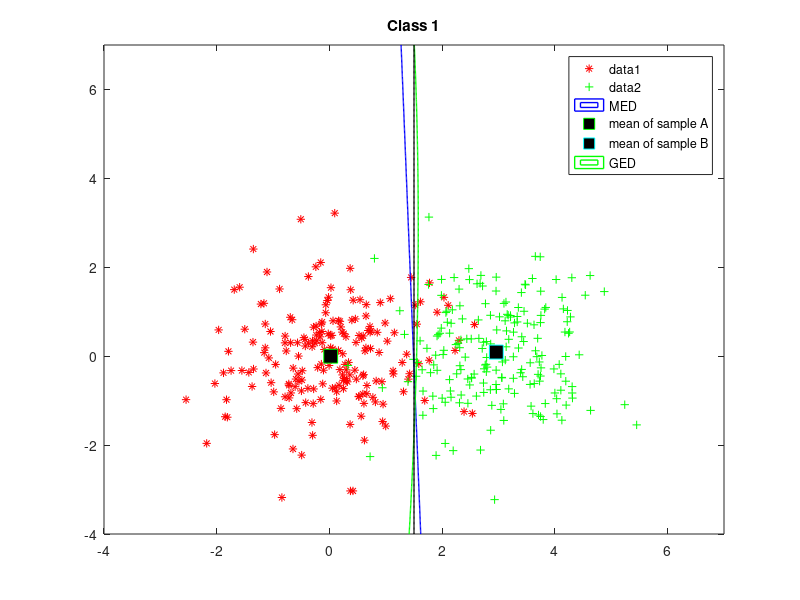

MATLAB code to generate this figure:
%% SYDE 675 LAB_1
clear all; close all; clc;

%% class 1
muAClass1 = [0,0];
sigmaAClass1 = [1,0; 0,1];
muBClass1 = [3,0];
sigmaBClass1 = [1,0; 0,1];

%% load data
rAClass1 = mvnrnd(muAClass1, sigmaAClass1, 200);
rBClass1 = mvnrnd(muBClass1, sigmaBClass1, 200);
h = figure
plot(rAClass1(:,1),rAClass1(:,2),'r*');
hold on
plot(rBClass1(:,1),rBClass1(:,2),'g+');
title('Class 1');

%% MED
meanClass1A = mean(rAClass1)
meanClass1B = mean(rBClass1)
u = linspace(-4, 7, 400);
v = linspace(-4, 7, 400);
z = zeros(length(u), length(v));
for i = 1:length(u)
        for j = 1:length(v)
            z(i,j) = ((u(i)- meanClass1A(1))^2 + (v(j)- meanClass1A(2))^2)...
                - ((u(i)- meanClass1B(1))^2 + (v(j)- meanClass1B(2))^2);
        end
end
z = z';
contour(u,v,z,[0, 0], 'LineWidth', 1,'LineColor','b','DisplayName','MED');

plot(meanClass1A(1),meanClass1A(2),'gs','MarkerSize',10,'MarkerFaceColor',...
    [0,0,0],...
    'DisplayName','mean of sample A');
plot(meanClass1B(1),meanClass1B(2),'cs','MarkerSize',10,'MarkerFaceColor',...
    [0,0,0],...
    'DisplayName','mean of sample B');

%% GED
u1 = linspace(-4, 7, 400);
v1 = linspace(-4, 7, 400);
valClass1A = cov(rAClass1)
valClass1B = cov(rBClass1)
z1 = zeros(length(u1), length(v1));
for i = 1:length(u1)
     for j = 1:length(v1)
         z1(i,j) = ([u1(i) v1(j)]- meanClass1A)*inv(valClass1A)*([u1(i) v1(j)]...
             - meanClass1A)'- ([u1(i) v1(j)]- meanClass1B)*inv(valClass1B)...
             *([u1(i) v1(j)]- meanClass1B)';

     end
end
z1 = z1';
contour(u1,v1,z1,[0, 0], 'LineWidth', 1,'LineColor','g','DisplayName','GED');
legend('show');

%% MAP

u2 = linspace(-4, 7, 400);
v2 = linspace(-4, 7, 400);
z2 = zeros(length(u2), length(v2));
for i = 1:length(u2)
     for j = 1:length(v2)
         z2(i,j) = 1/(2*pi*(abs(det(sigmaAClass1)))^0.5)*exp(-0.5*([u2(i) v2(j)]...
             - muAClass1)*inv(sigmaAClass1)*([u2(i) v2(j)]- muAClass1)')...
             - 1/(2*pi*(abs(det(sigmaBClass1)))^0.5)*exp(-0.5*([u2(i) v2(j)] ...
             - muBClass1)*inv(sigmaBClass1)*([u2(i) v2(j)]- muBClass1)');
     end
end
z2 = z2';
contour(u2,v2,z2,[0, 0], 'LineWidth', 1,'LineColor','k','DisplayName','MAP');
legend('show');


saveas(h,'class1.png');
